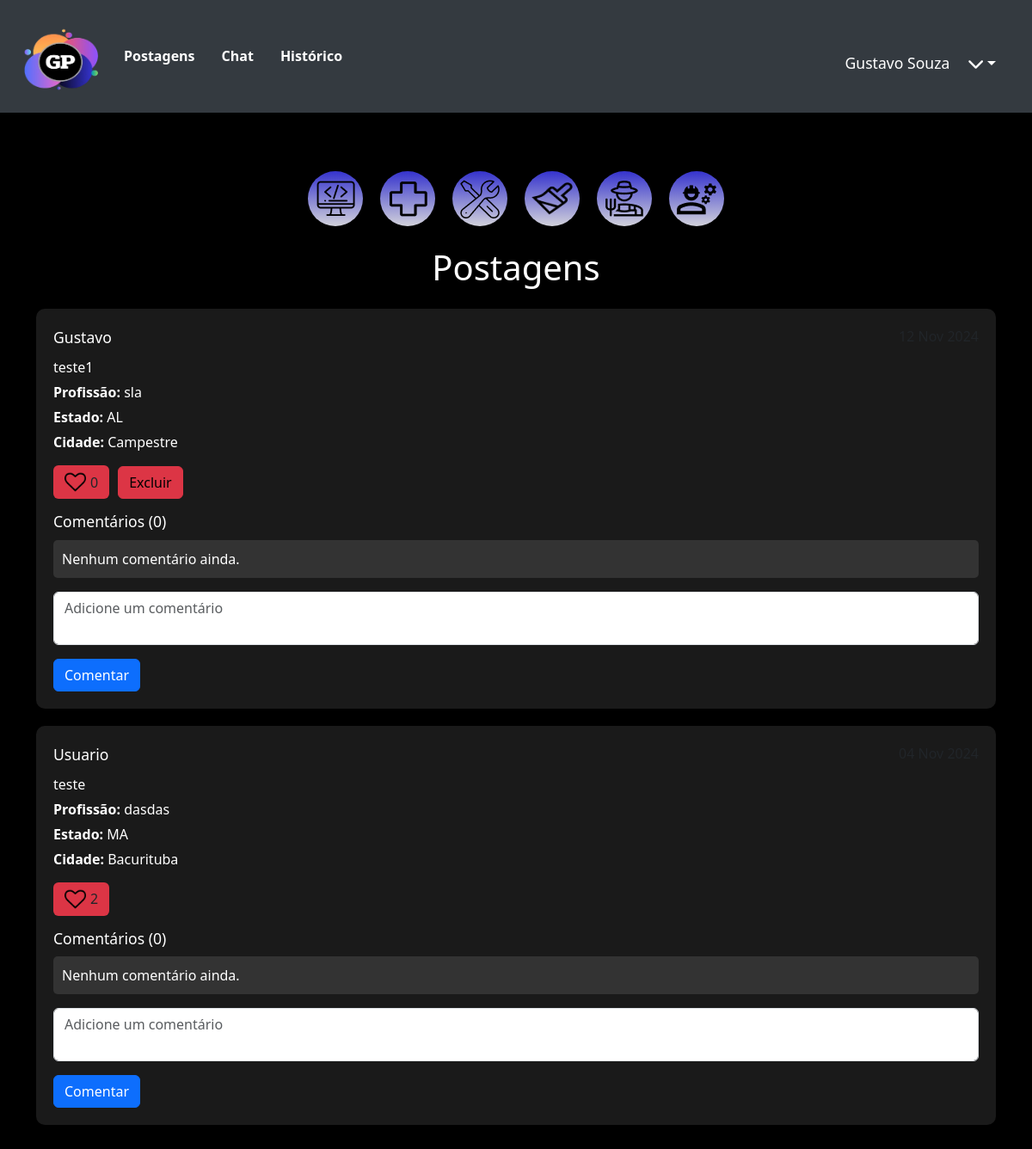
The app's page /postagens (signed in), older data.
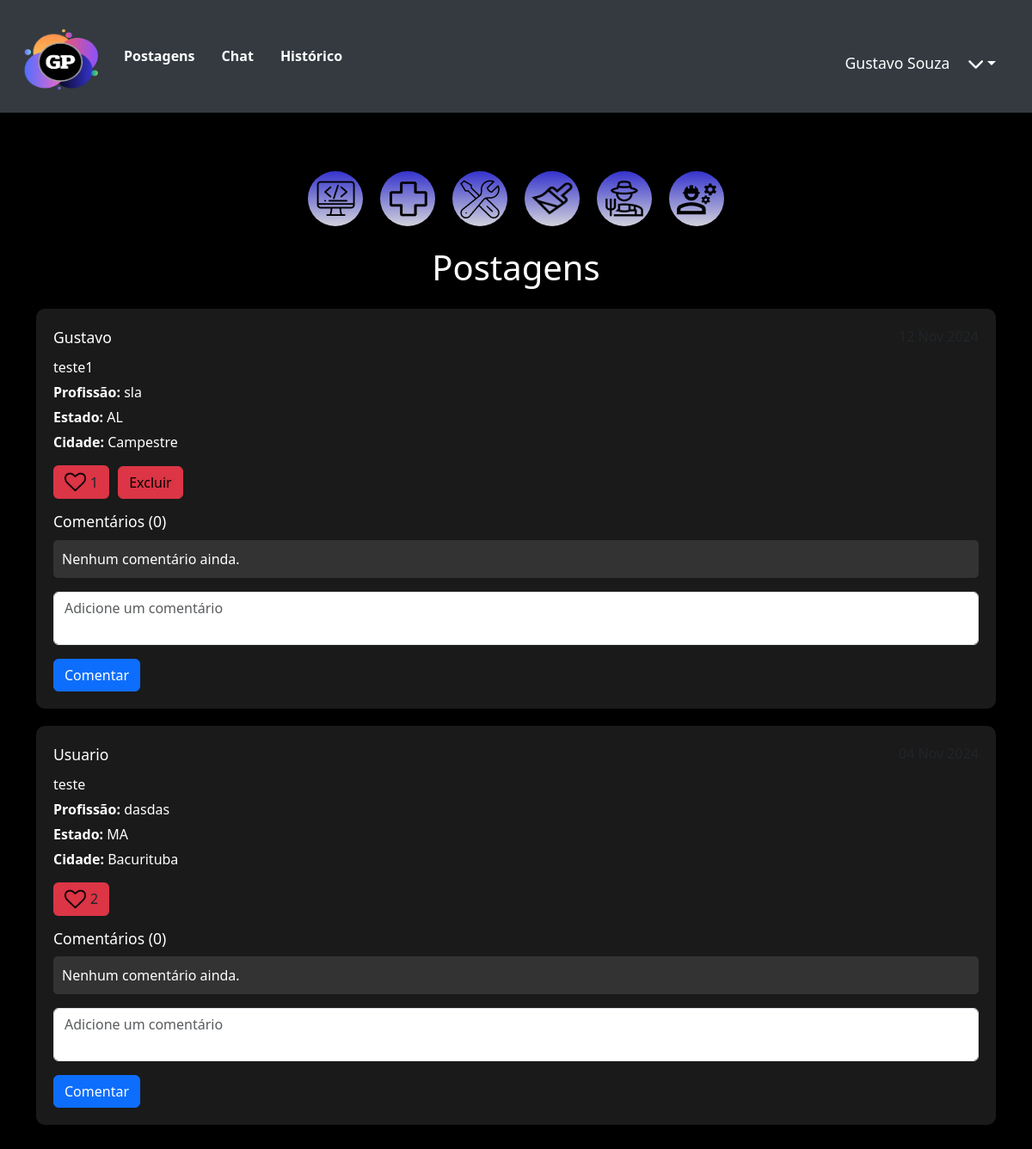
The same page, newer data.
### network/models.py (models this page shows, shortened)
class User(db.Model, UserMixin):
    id = db.Column(db.Integer, primary_key=True)
    nome = db.Column(db.String, nullable=True)
    sobrenome = db.Column(db.String, nullable=True)
    email = db.Column(db.String, nullable=True)
    senha = db.Column(db.String, nullable=True)
    last_login = db.Column(db.DateTime, nullable=True)
    imagem = db.Column(db.String, nullable=True, default='default.png')
    posts = db.relationship('Post', backref='user', lazy=True)
    post_comentarios = db.relationship('PostComentarios', backref='user', lazy=True)

class Post(db.Model):
    id = db.Column(db.Integer, primary_key=True)
    data_criacao = db.Column(db.DateTime, default=datetime.utcnow)
    mensagem = db.Column(db.String, nullable=True)
    estado = db.Column(db.String, nullable=True)
    cidade = db.Column(db.String, nullable=True)
    profissao = db.Column(db.String, nullable=True)
    imagem = db.Column(db.String, nullable=True, default='default.png')
    user_id = db.Column(db.Integer, db.ForeignKey('user.id'), nullable=True)
    comentarios = db.relationship('PostComentarios', backref='post', lazy=True)
    likes_count = db.Column(db.Integer, default=0)
    user_likes = db.relationship('UserLikes', backref='liked_post', lazy=True, cascade="all, delete-orphan")

### network/routes.py (the view)
@app.route('/postagens')
@login_required
def postagens():
    dados = Post.query.order_by(Post.data_criacao.desc()).all()
    context = {'dados': dados}
    return render_template('posts.html', context=context)

### network/models.py (called while the page is built)
@login_manager.user_loader
def load_user(user_id):
    return User.query.get(user_id)

### network/templates/posts.html (shortened to what this page needs)
<!DOCTYPE html>
<html lang="en">
<head>
        <link rel="stylesheet" href="{{ url_for('static', filename='styles/stylePostagens.css') }}">
    <link href="https://cdn.jsdelivr.net/npm/bootstrap@5.3.3/dist/css/bootstrap.min.css" rel="stylesheet">
    <link rel="stylesheet" href="https://cdnjs.cloudflare.com/ajax/libs/font-awesome/6.0.0-beta3/css/all.min.css">
    <link rel="stylesheet" href="{{ url_for('static', filename='styles/styleHeader.css') }}">
</head>
<body>
    <header>
        <nav class="navbar navbar-expand-lg">
            <a class="navbar-brand" href="{{ url_for('homepage') }}">
                <img src="{{ url_for('static', filename='assets/logo.png') }}" alt="Logo" width="100">
            </a>
            <div class="collapse navbar-collapse" id="navbarContent">
                <ul class="navbar-nav mr-auto">
                    <li class="nav-item">
                        <a class="nav-link" href="{{ url_for('postagens') }}">Postagens</a>
                    </li>
                    {% if context['dados'] %}
                    <li class="nav-item">
                        <a href="{{ url_for('chat', post_id=context['dados'][0].id) }}" class="nav-link">Chat</a>
                    </li>
                    {% endif %}
                    <li class="nav-item">
                        <a class="nav-link" href="{{ url_for('homepage') }}">Histórico</a>
                    </li>
                </ul>
                <div class="d-flex flex-row align-items-center mt-3">
                    <span class="text-white">{{ current_user.nome }} {{ current_user.sobrenome }}</span>
                    <div class="dropdown">
                        <button class="btn dropdown-toggle text-white" type="button" id="userDropdown" data-bs-toggle="dropdown" aria-expanded="false">
                            <i class="fas fa-chevron-down"></i>
                        </button>
                    </div>
                </div>
            </div>
        </nav>
    </header>
    <div class="container-post">
        <div id="local-profi" class="mt-5">
            <div class="style-profi">
                <a href="{{ url_for('filter_posts', profession='Programador') }}" class="rem-img">
                    <img src="{{ url_for('static', filename='assets/programador.png') }}" alt="" class="rem-img"
                        alt="Programador">
                </a>
            </div>
            <div class="style-profi">
                <a href="{{ url_for('filter_posts', profession='Medico') }}" class="rem-img">
                    <img src="{{ url_for('static', filename='assets/medico.png') }}" class="rem-img" alt="Medico">
                </a>
            </div>
            <div class="style-profi">
                <a href="{{ url_for('filter_posts', profession='Mecanico') }}" class="rem-img">
                    <img src="{{ url_for('static', filename='assets/mecanico.png') }}" class="rem-img" alt="Mecanico">
                </a>
            </div>
            <div class="style-profi">
                <a href="{{ url_for('filter_posts', profession='Pintor') }}" class="rem-img">
                    <img src="{{ url_for('static', filename='assets/pintor.png') }}" class="rem-img" width="48"
                        alt="Pintor">
                </a>
            </div>
            <div class="style-profi">
                <a href="{{ url_for('filter_posts', profession='Fazendeiro') }}" class="rem-img">
                    <img src="{{ url_for('static', filename='assets/fazendeiro.png') }}" class="rem-img"
                        alt="Fazendeiro">
                </a>
            </div>
            <div class="style-profi">
                <a href="{{ url_for('filter_posts', profession='Trabalhador') }}" class="rem-img">
                    <img src="{{ url_for('static', filename='assets/trabalhador.png') }}" class="rem-img"
                        alt="Trabalhador">
                </a>
            </div>
        </div>
        <div class="container mt-4">
            <h1 class="mb-4">Postagens</h1>
            <tbody>
                {% for post in context['dados'] %}
                <tr class="post-row">
                    <td colspan="">
                        <div class="post-container">
                            <div class="post-header">
                                <span class="post-username text-white">{{ post.user.nome }}</span>
                                <span class="post-date">{{ post.data_criacao.strftime('%d %b %Y') }}</span>
                            </div>
                            <div class="post-content">
                                <p>{{ post.mensagem }}</p>
                                <p><strong>Profissão:</strong> {{ post.profissao }}</p>
                                <p><strong>Estado:</strong> {{ post.estado }}</p>
                                <p><strong>Cidade:</strong> {{ post.cidade }}</p>
                            </div>
                            <div class="post-actions">
                                <form action="{{ url_for('like_post', post_id=post.id) }}" method="post"
                                    class="d-inline">
                                    <button type="submit" class="btn btn-black bg-danger like-button"
                                        data-post-id="{{ post.id }}" data-likes="{{ post.likes_count }}">
                                        <img src="{{ url_for('static', filename='assets/like.png') }}"
                                            class="bg-danger like-icon" width="25px">
                                        <span class="likes-count">{{ post.likes_count }}</span>
                                    </button>
                                </form>
                                {% if post.user_id == current_user.id %}
                                <button type="button" class="btn btn-danger text-black" data-toggle="modal"
                                    data-target="#confirmDeleteModal{{ post.id }}">
                                    Excluir
                                </button>
                                {% endif %}
                            </div>
                            <div class="post-comments mt-3">
                                <h3 class="text-white">Comentários ({{ post.comentarios|length }})</h3>
                                <ul>
                                    {% for comentario in post.comentarios %}
                                    <li>
                                        <p><strong>{{ comentario.user.nome }}:</strong> {{ comentario.comentario
                                            }}</p>
                                        <p><small>Postado em: {{ comentario.data_criacao.strftime('%d/%m/%Y')
                                                }}</small></p>
                                    </li>
                                    {% else %}
                                    <li>Nenhum comentário ainda.</li>
                                    {% endfor %}
                                </ul>
                                <form action="{{ url_for('add_comment', post_id=post.id) }}" method="post">
                                    <div class="form-group">
                                        <textarea name="comentario" class="form-control"
                                            placeholder="Adicione um comentário"></textarea>
                                    </div>
                                    <div class="mt-3">
                                        <button type="submit" class="btn btn-primary">Comentar</button>
                                    </div>
                                </form>
                            </div>
                        </div>
                    </td>
                </tr>
                {% endfor %}
            </tbody>
        </div>
</body>
</html>

### network/static/styles/stylePostagens.css (style rules this page uses)
body { font-family: 'Pridi', sans-serif; color: #fff; background-color: #000; margin: 0; padding: 0; }
.container-post { background-color: #000; padding: 20px; }
.d-flex.align-items-center span { color: #f8f9fa; margin-right: 10px; }
#local-profi { display: flex; justify-content: center; gap: 20px; }
.style-profi { width: 70px; }
.style-profi img { transition: transform 0.3s; }
.container h1 { color: #fff; text-align: center; margin-bottom: 30px; }
.post-container { background-color: #1a1a1a; padding: 20px; margin-bottom: 20px; border-radius: 10px; box-shadow: 0 4px 8px rgba(0, 0, 0, 0.2); }
.post-header { display: flex; justify-content: space-between; font-weight: 500; margin-bottom: 10px; }
.post-content p { margin: 5px 0; color: #fff; }
.post-actions { display: flex; align-items: center; gap: 10px; margin-top: 15px; }
.post-actions .btn { display: inline-flex; align-items: center; }
.post-comments ul { list-style: none; padding: 0; margin-top: 10px; }
.post-comments li { background-color: #333; border-radius: 5px; padding: 10px; margin-top: 5px; color: #fff; }
.post-comments form textarea { resize: none; min-height: 60px; }
.post-comments .form-group { margin-top: 10px; }
.rem-img { background-color: transparent; }
.style-profi { width: 4rem; height: 4rem; background: linear-gradient(180deg, #3533CD 0%, #D2D2DB 100%); border-radius: 40px; display: flex; justify-content: center; align-items: center; }
.like-icon { margin-right: 5px; }

### network/static/styles/styleHeader.css (style rules this page uses)
header { background-color: #343a40; padding: 10px 20px; }
.navbar { display: flex; justify-content: space-between; align-items: center; }
.navbar-brand img { height: 85px; }
.navbar-nav .nav-link { color: white; font-weight: bold; margin-right: 15px; transition: color 0.3s; }
.navbar-collapse { text-align: center; }
.d-flex { margin-left: auto; align-items: center; }
.text-white { font-size: 1.1rem; margin-right: 10px; }
.dropdown-toggle { background-color: transparent; border: none; color: white; font-size: 1.2rem; display: flex; align-items: center; }

Row changes from the older to the newer data that the page shows:
changed Post "teste1": likes_count "0" → "1"
